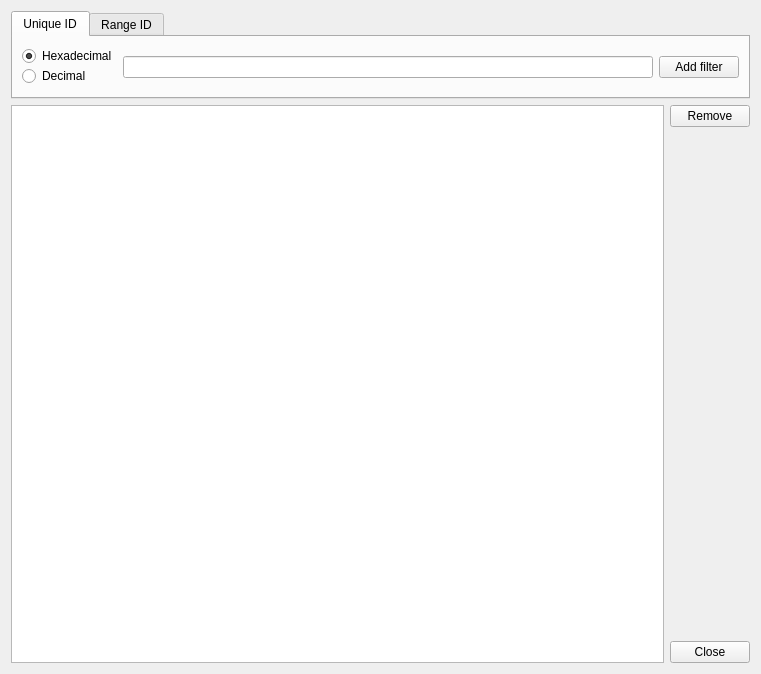
<?xml version="1.0" encoding="UTF-8"?>
<ui version="4.0">
 <class>FilterManager</class>
 <widget class="QDialog" name="FilterManager">
  <property name="windowModality">
   <enum>Qt::WindowModality::ApplicationModal</enum>
  </property>
  <property name="geometry">
   <rect>
    <x>0</x>
    <y>0</y>
    <width>761</width>
    <height>674</height>
   </rect>
  </property>
  <property name="windowTitle">
   <string>Filter manager</string>
  </property>
  <property name="modal">
   <bool>true</bool>
  </property>
  <layout class="QVBoxLayout" name="verticalLayout_3" stretch="0,1">
   <item>
    <widget class="QTabWidget" name="tabWidget">
     <property name="currentIndex">
      <number>0</number>
     </property>
     <widget class="QWidget" name="unique_id">
      <attribute name="title">
       <string>Unique ID</string>
      </attribute>
      <layout class="QHBoxLayout" name="horizontalLayout_4" stretch="0,1,0">
       <item>
        <layout class="QVBoxLayout" name="verticalLayout">
         <property name="spacing">
          <number>0</number>
         </property>
         <item>
          <widget class="QRadioButton" name="radio_msg_hex">
           <property name="text">
            <string>Hexadecimal</string>
           </property>
           <property name="checked">
            <bool>true</bool>
           </property>
          </widget>
         </item>
         <item>
          <widget class="QRadioButton" name="radio_msg_dec">
           <property name="text">
            <string>Decimal</string>
           </property>
          </widget>
         </item>
        </layout>
       </item>
       <item>
        <widget class="QLineEdit" name="line_msg_id"/>
       </item>
       <item>
        <widget class="QPushButton" name="button_msg_add">
         <property name="text">
          <string>Add filter</string>
         </property>
         <property name="autoDefault">
          <bool>false</bool>
         </property>
        </widget>
       </item>
      </layout>
     </widget>
     <widget class="QWidget" name="range_id">
      <attribute name="title">
       <string>Range ID</string>
      </attribute>
      <layout class="QHBoxLayout" name="horizontalLayout" stretch="0,1,0,1,0">
       <item>
        <layout class="QVBoxLayout" name="verticalLayout_2">
         <property name="spacing">
          <number>0</number>
         </property>
         <item>
          <widget class="QRadioButton" name="radio_range_hex">
           <property name="text">
            <string>Hexadecimal</string>
           </property>
           <property name="checked">
            <bool>true</bool>
           </property>
          </widget>
         </item>
         <item>
          <widget class="QRadioButton" name="radio_range_dec">
           <property name="text">
            <string>Decimal</string>
           </property>
          </widget>
         </item>
        </layout>
       </item>
       <item>
        <widget class="QLineEdit" name="line_range_start"/>
       </item>
       <item>
        <widget class="QLabel" name="label_3">
         <property name="text">
          <string>to</string>
         </property>
        </widget>
       </item>
       <item>
        <widget class="QLineEdit" name="line_range_stop"/>
       </item>
       <item>
        <widget class="QPushButton" name="button_range_add">
         <property name="text">
          <string>Add filter</string>
         </property>
         <property name="autoDefault">
          <bool>false</bool>
         </property>
        </widget>
       </item>
      </layout>
     </widget>
    </widget>
   </item>
   <item>
    <layout class="QHBoxLayout" name="horizontalLayout_3">
     <item>
      <widget class="QTableWidget" name="table_filter">
       <property name="editTriggers">
        <set>QAbstractItemView::EditTrigger::NoEditTriggers</set>
       </property>
       <property name="selectionBehavior">
        <enum>QAbstractItemView::SelectionBehavior::SelectRows</enum>
       </property>
       <attribute name="verticalHeaderVisible">
        <bool>false</bool>
       </attribute>
      </widget>
     </item>
     <item>
      <layout class="QVBoxLayout" name="verticalLayout_4">
       <property name="rightMargin">
        <number>0</number>
       </property>
       <item>
        <widget class="QPushButton" name="button_remove">
         <property name="text">
          <string>Remove</string>
         </property>
         <property name="autoDefault">
          <bool>false</bool>
         </property>
        </widget>
       </item>
       <item>
        <spacer name="verticalSpacer">
         <property name="orientation">
          <enum>Qt::Orientation::Vertical</enum>
         </property>
         <property name="sizeHint" stdset="0">
          <size>
           <width>20</width>
           <height>40</height>
          </size>
         </property>
        </spacer>
       </item>
       <item>
        <widget class="QPushButton" name="pushButton_4">
         <property name="text">
          <string>Close</string>
         </property>
         <property name="autoDefault">
          <bool>false</bool>
         </property>
        </widget>
       </item>
      </layout>
     </item>
    </layout>
   </item>
  </layout>
 </widget>
 <resources/>
 <connections>
  <connection>
   <sender>pushButton_4</sender>
   <signal>clicked()</signal>
   <receiver>FilterManager</receiver>
   <slot>accept()</slot>
   <hints>
    <hint type="sourcelabel">
     <x>710</x>
     <y>636</y>
    </hint>
    <hint type="destinationlabel">
     <x>688</x>
     <y>588</y>
    </hint>
   </hints>
  </connection>
 </connections>
</ui>
